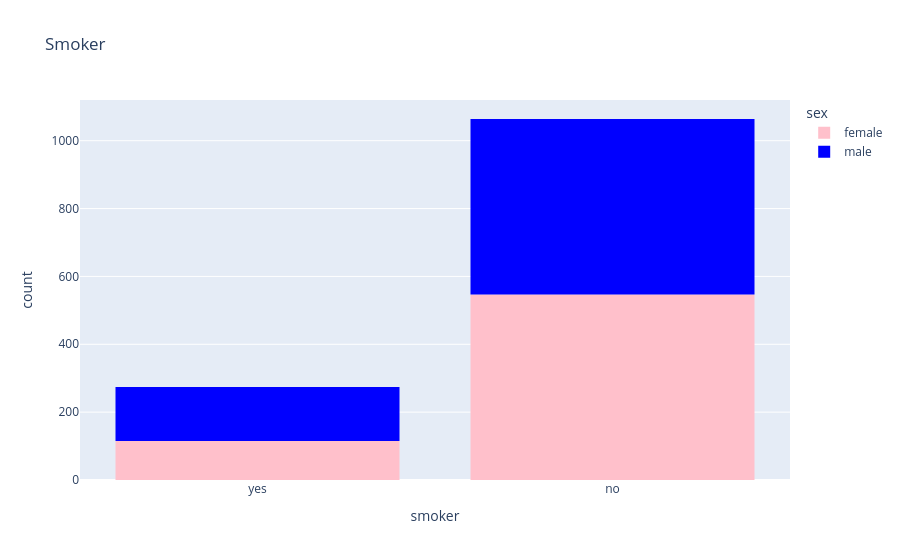

Here is the notebook cell this chart was saved with:
### Code cell
px.histogram(medical, x="smoker", color="sex", color_discrete_sequence=["pink", "blue"], title="Smoker")

### Figure 1 — Plotly figure (JSON) as saved in the notebook; plotly's stock layout.template omitted (floating-point values rounded to 4 significant figures; data arrays with more than 128 entries replaced by an {"elided": "..."} marker saying what was removed)
{"data": [{"bingroup": "x", "hovertemplate": "sex=female<br>smoker=%{x}<br>count=%{y}<extra></extra>", "legendgroup": "female", "marker": {"color": "pink", "pattern": {"shape": ""}}, "name": "female", "orientation": "v", "showlegend": true, "type": "histogram", "x": {"elided": "662 str values"}, "xaxis": "x", "yaxis": "y"}, {"bingroup": "x", "hovertemplate": "sex=male<br>smoker=%{x}<br>count=%{y}<extra></extra>", "legendgroup": "male", "marker": {"color": "blue", "pattern": {"shape": ""}}, "name": "male", "orientation": "v", "showlegend": true, "type": "histogram", "x": {"elided": "676 str values"}, "xaxis": "x", "yaxis": "y"}], "layout": {"autosize": true, "barmode": "relative", "legend": {"title": {"text": "sex"}, "tracegroupgap": 0}, "title": {"text": "Smoker"}, "xaxis": {"anchor": "y", "autorange": true, "domain": [0, 1], "range": [-0.5, 1.5], "title": {"text": "smoker"}, "type": "category"}, "yaxis": {"anchor": "x", "autorange": true, "domain": [0, 1], "range": [0, 1120], "title": {"text": "count"}}}}
